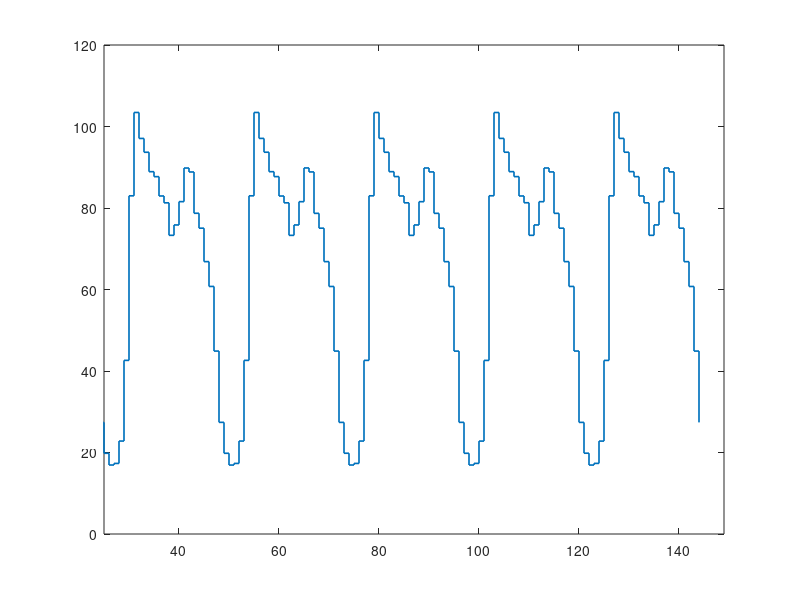
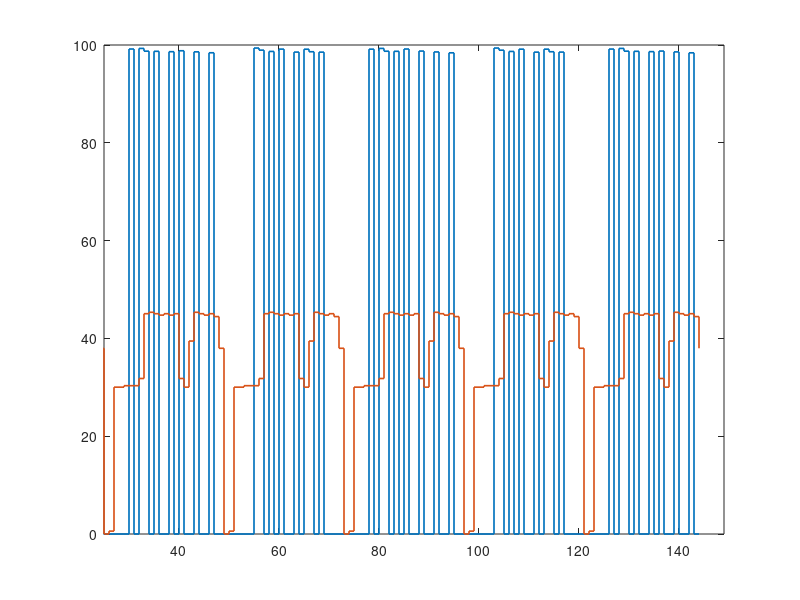
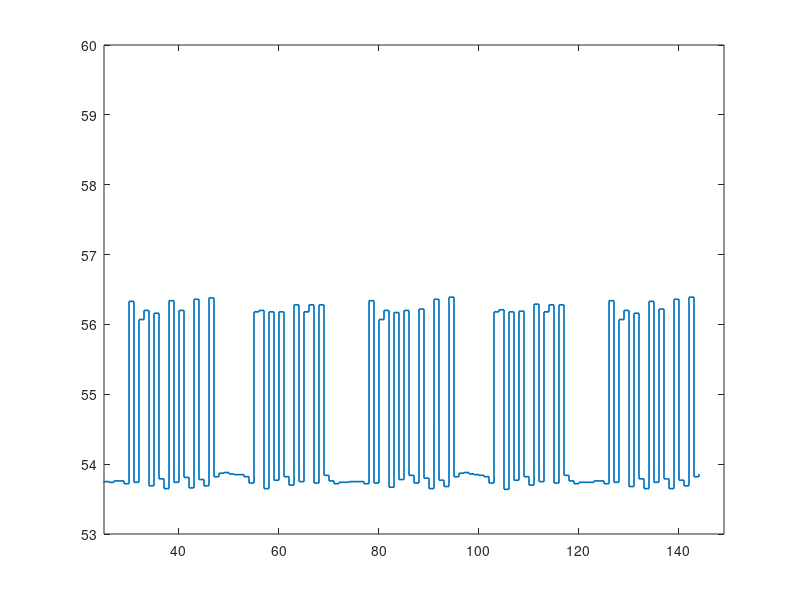
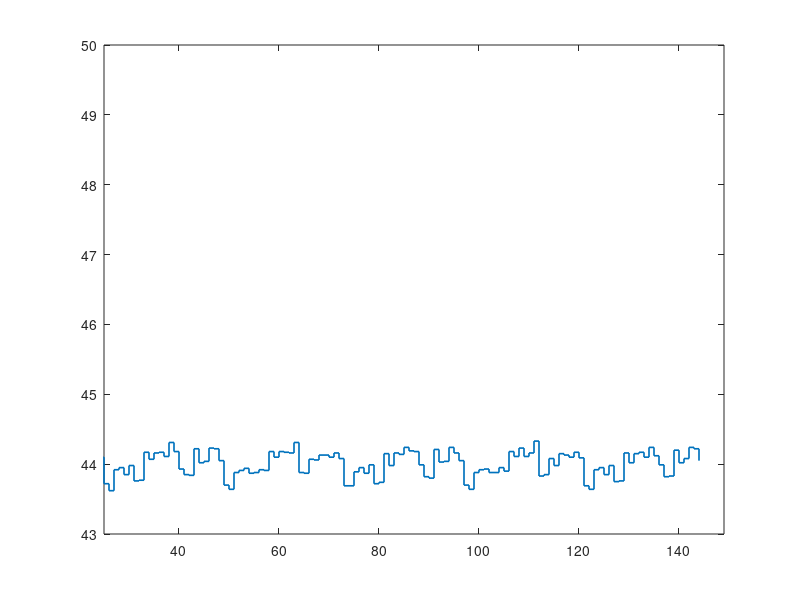

Write the MATLAB code that produced these figures, in order.
t=0:1:144; % Time vector

%% 
%//////////Identification//////////
load('dk_1.mat');
load('dk_2.mat');
load('p_A.mat');
load('p_B.mat');
load('p_C.mat');
load('pk_1.mat');
load('pk_2.mat');
dk_2 = dk_2*-1;


%for test:
load('HL7_demand.mat');   
load('HL14_flow.mat');  %in  
load('NY118_flow.mat'); %out
load('HL10_demand.mat');   
load('HL11_demand.mat');   
load('HogL52_demand.mat');  

figure(1)
stairs(t,-HL10_demand - HL11_demand -HL7_demand - HogL52_demand + dk_1 + dk_2,'LineWidth',1.2)
xlim([25 149])
%  hold on
%  stairs(t,dk_1 + dk_2,'LineWidth',1.2)
%  hold on
 % stairs(t,HL10_demand + HL11_demand,'LineWidth',1.2)

figure(2)
stairs(t,dk_1,'LineWidth',1.2)
hold on
stairs(t,dk_2,'LineWidth',1.2)
xlim([25 149])

figure(3)
stairs(t,pk_1,'LineWidth',1.2)
xlim([25 149])

figure(4)
stairs(t,pk_2,'LineWidth',1.2)
xlim([25 149])

figure(5)
stairs(t,p_A,'LineWidth',1.2)
xlim([25 149])

figure(6)
stairs(t,p_B,'LineWidth',1.2)
xlim([25 149])

figure(7)
stairs(t,p_C,'LineWidth',1.2)
xlim([25 149])
